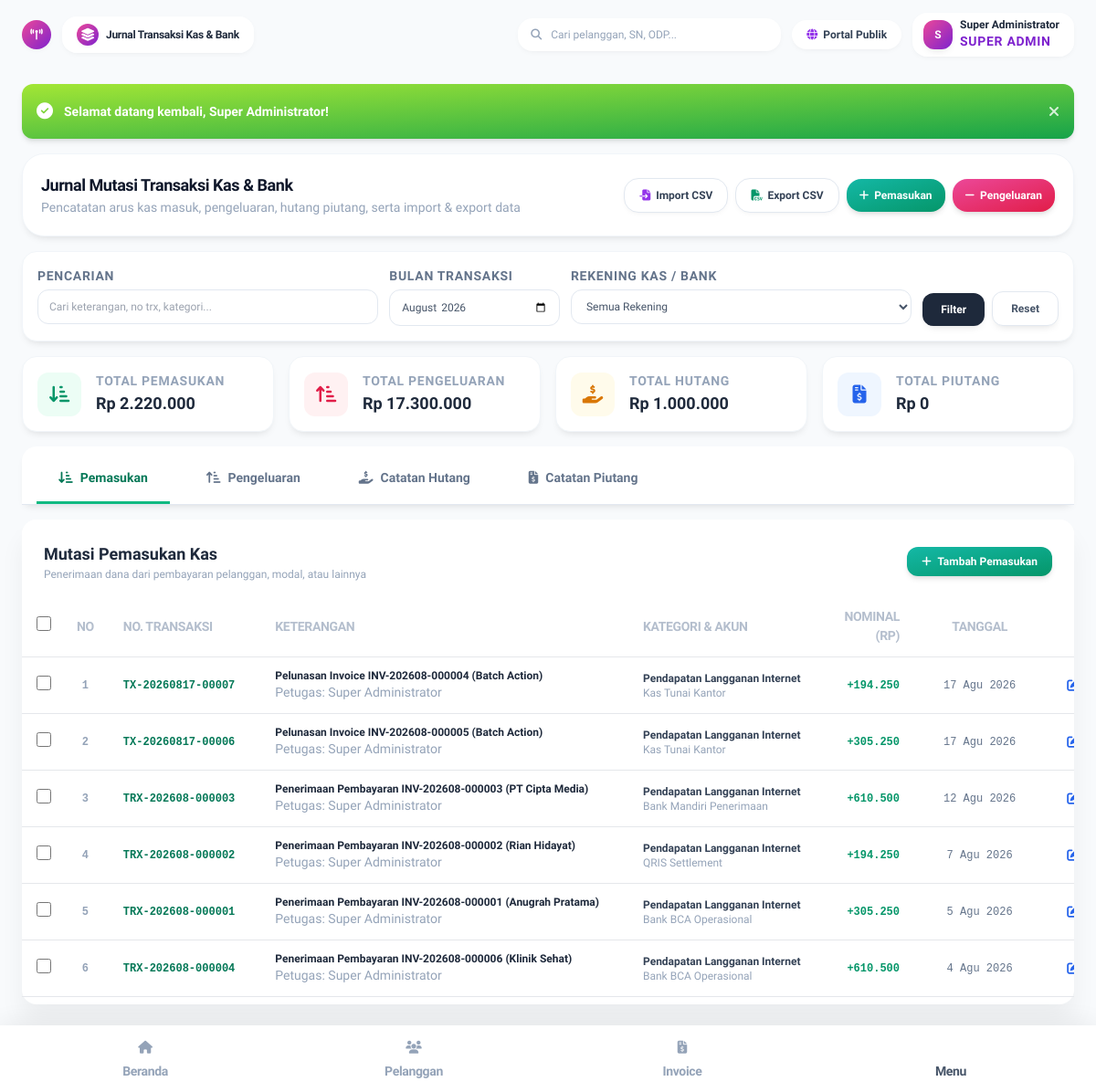
The app's page /index.php?page=transactions (signed in) with its own data.
### tables this page shows
CREATE TABLE finance_transactions (
    id INTEGER PRIMARY KEY AUTOINCREMENT,
    transaction_no TEXT NOT NULL UNIQUE,
    transaction_date DATE NOT NULL,
    account_id INTEGER NOT NULL,
    category_id INTEGER NOT NULL,
    type TEXT NOT NULL, -- income, expense, transfer, adjustment
    amount INTEGER NOT NULL DEFAULT 0,
    description TEXT NOT NULL,
    reference_type TEXT, -- invoice, payroll, rab, inventory, manual
    reference_id INTEGER,
    attachment TEXT,
    created_by INTEGER,
    created_at DATETIME DEFAULT CURRENT_TIMESTAMP,
    FOREIGN KEY (account_id) REFERENCES finance_accounts(id),
    FOREIGN KEY (category_id) REFERENCES finance_categories(id),
    FOREIGN KEY (created_by) REFERENCES users(id) ON DELETE SET NULL
);

CREATE TABLE users (
    id INTEGER PRIMARY KEY AUTOINCREMENT,
    role_id INTEGER NOT NULL,
    name TEXT NOT NULL,
    username TEXT NOT NULL UNIQUE,
    email TEXT NOT NULL UNIQUE,
    phone TEXT,
    password TEXT NOT NULL,
    status TEXT NOT NULL DEFAULT 'active', -- active, inactive, suspended
    avatar TEXT,
    last_login DATETIME,
    created_at DATETIME DEFAULT CURRENT_TIMESTAMP,
    updated_at DATETIME DEFAULT CURRENT_TIMESTAMP, pic_id INTEGER DEFAULT NULL,
    FOREIGN KEY (role_id) REFERENCES roles(id)
);

CREATE TABLE finance_categories (
    id INTEGER PRIMARY KEY AUTOINCREMENT,
    name TEXT NOT NULL,
    type TEXT NOT NULL, -- income, expense
    description TEXT,
    created_at DATETIME DEFAULT CURRENT_TIMESTAMP
);

CREATE TABLE finance_accounts (
    id INTEGER PRIMARY KEY AUTOINCREMENT,
    account_name TEXT NOT NULL,
    account_type TEXT NOT NULL DEFAULT 'bank', -- cash, bank, qris, gateway
    bank_name TEXT,
    account_number TEXT,
    opening_balance INTEGER NOT NULL DEFAULT 0,
    current_balance INTEGER NOT NULL DEFAULT 0,
    status TEXT NOT NULL DEFAULT 'active',
    created_at DATETIME DEFAULT CURRENT_TIMESTAMP
);

### app/Views/finance/transactions.php (the view, shortened to what the rows shown need)
<?php
$incomes = array_filter($transactions, fn($t) => $t['type'] === 'income');
$debts = array_filter($transactions, fn($t) => $t['type'] === 'debt');
$totalDebt = array_reduce($debts, fn($sum, $t) => $sum + $t['amount'], 0);
?>
<div class="w-full space-y-4">
  <div class="grid grid-cols-1 sm:grid-cols-4 gap-4">
    <div class="bg-white p-4 rounded-2xl border border-slate-100 shadow-soft-sm flex items-center gap-4">
      <div>
        <p class="text-3xs font-bold text-slate-400 uppercase tracking-wider">Total Hutang</p>
        <h4 class="text-lg font-black text-slate-800">Rp <?php echo Helper::formatRupiah($totalDebt, false); ?></h4>
      </div>
    </div>
  </div>
  <div id="tab-income" class="flex flex-wrap -mx-3 transition-opacity duration-300">
    <div class="w-full max-w-full px-3">
      <div class="relative flex flex-col min-w-0 break-words bg-white shadow-soft-xl rounded-2xl bg-clip-border">
        <div class="flex-auto px-0 pt-4 pb-2">
          <div class="p-0 overflow-x-auto">
            <table class="items-center w-full mb-0 align-top border-gray-200 text-slate-500">
              <thead class="align-bottom">
                <tr>
                  <th class="w-10 px-4 py-3 text-center align-middle bg-transparent border-b border-gray-200 text-2xs">
                    <input type="checkbox" onchange="toggleSelectAllTrx(this, 'income')" class="w-4 h-4 text-purple-600 bg-gray-100 border-gray-300 rounded focus:ring-purple-500 cursor-pointer">
                  </th>
                  <th class="w-12 px-3 py-3 font-bold text-center uppercase align-middle bg-transparent border-b border-gray-200 text-2xs tracking-tight text-slate-400 opacity-70">No</th>
                  <th class="px-5 py-3 font-bold text-left uppercase align-middle bg-transparent border-b border-gray-200 text-2xs tracking-tight text-slate-400 opacity-70">No. Transaksi</th>
                  <th class="px-6 py-3 font-bold text-left uppercase align-middle bg-transparent border-b border-gray-200 text-2xs tracking-tight text-slate-400 opacity-70">Keterangan</th>
                  <th class="px-6 py-3 font-bold text-left uppercase align-middle bg-transparent border-b border-gray-200 text-2xs tracking-tight text-slate-400 opacity-70">Kategori & Akun</th>
                  <th class="px-6 py-3 font-bold text-right uppercase align-middle bg-transparent border-b border-gray-200 text-2xs tracking-tight text-slate-400 opacity-70">Nominal (Rp)</th>
                  <th class="px-6 py-3 font-bold text-center uppercase align-middle bg-transparent border-b border-gray-200 text-2xs tracking-tight text-slate-400 opacity-70">Tanggal</th>
                  <th class="px-6 py-3 font-bold text-center uppercase align-middle bg-transparent border-b border-gray-200 text-2xs tracking-tight text-slate-400 opacity-70">Aksi</th>
                </tr>
              </thead>
              <tbody>
                <?php if(empty($incomes)): ?>
                  <tr><td colspan="8" class="p-6 text-center text-slate-400">Belum ada transaksi pemasukan.</td></tr>
                <?php else: $noInc = 1; foreach ($incomes as $t): ?>
                <tr class="hover:bg-slate-50/50">
                  <td class="p-3 text-center align-middle bg-transparent border-b">
                    <input type="checkbox" name="trx_ids[]" value="<?php echo $t['id']; ?>" class="trx-checkbox trx-checkbox-income w-4 h-4 text-purple-600 bg-gray-100 border-gray-300 rounded focus:ring-purple-500 cursor-pointer" onchange="updateSelectedTrxCount()">
                  </td>
                  <td class="p-3 text-center align-middle bg-transparent border-b text-xs font-bold text-slate-400 font-mono">
                    <?php echo $noInc++; ?>
                  </td>
                  <td class="p-3 px-5 align-middle bg-transparent border-b whitespace-nowrap text-xs font-mono font-bold text-emerald-700">
                    <?php echo Helper::e($t['transaction_no']); ?>
                  </td>
                  <td class="p-3 px-6 align-middle bg-transparent border-b whitespace-nowrap">
                    <span class="text-xs font-bold text-slate-800 block max-w-sm truncate"><?php echo Helper::e($t['description']); ?></span>
                    <span class="text-2xs text-slate-400">Petugas: <?php echo Helper::e($t['creator_name'] ?? 'System'); ?></span>
                  </td>
                  <td class="p-3 px-6 align-middle bg-transparent border-b whitespace-nowrap text-xs">
                    <span class="font-semibold text-slate-700 block"><?php echo Helper::e($t['category_name']); ?></span>
                    <span class="text-2xs text-slate-400"><?php echo Helper::e($t['account_name']); ?></span>
                  </td>
                  <td class="p-3 px-6 text-right align-middle bg-transparent border-b whitespace-nowrap text-xs font-bold font-mono text-emerald-600">
                    +<?php echo Helper::formatRupiah($t['amount'], false); ?>
                  </td>
                  <td class="p-3 px-6 text-center align-middle bg-transparent border-b whitespace-nowrap text-xs font-mono">
                    <?php echo Helper::formatDate($t['transaction_date']); ?>
                  </td>
                  <td class="p-3 px-6 text-center align-middle bg-transparent border-b whitespace-nowrap">
                    <div class="flex items-center justify-center gap-1.5">
                      <button type="button" onclick='openEditTrxModal(<?php echo htmlspecialchars(json_encode($t), ENT_QUOTES, "UTF-8"); ?>)' class="px-2 py-1 text-blue-600 hover:bg-blue-50 rounded-lg transition-colors"><i class="fa-solid fa-pen-to-square"></i></button>
                    </div>
                  </td>
                </tr>
                <?php endforeach; endif; ?>
              </tbody>
            </table>
          </div>
        </div>
      </div>
    </div>
  </div>
</div>

### records on screen
finance_transactions: amount "1.000.000"
finance_transactions: transaction_no "TX-20260817-00007", description "Pelunasan Invoice INV-202608-000004 (Batch Action)", created_by.name "Super Administrator", category.name "Pendapatan Langganan Internet", account.account_name "Kas Tunai Kantor", amount "194.250", transaction_date "17 Agu 2026"
finance_transactions: transaction_no "TX-20260817-00006", description "Pelunasan Invoice INV-202608-000005 (Batch Action)", created_by.name "Super Administrator", category.name "Pendapatan Langganan Internet", account.account_name "Kas Tunai Kantor", amount "305.250", transaction_date "17 Agu 2026"
finance_transactions: transaction_no "TRX-202608-000003", description "Penerimaan Pembayaran INV-202608-000003 (PT Cipta Media)", created_by.name "Super Administrator", category.name "Pendapatan Langganan Internet", account.account_name "Bank Mandiri Penerimaan", amount "610.500", transaction_date "12 Agu 2026"
finance_transactions: transaction_no "TRX-202608-000002", description "Penerimaan Pembayaran INV-202608-000002 (Rian Hidayat)", created_by.name "Super Administrator", category.name "Pendapatan Langganan Internet", account.account_name "QRIS Settlement", amount "194.250", transaction_date "7 Agu 2026"
finance_transactions: transaction_no "TRX-202608-000001", description "Penerimaan Pembayaran INV-202608-000001 (Anugrah Pratama)", created_by.name "Super Administrator", category.name "Pendapatan Langganan Internet", account.account_name "Bank BCA Operasional", amount "305.250", transaction_date "5 Agu 2026"
finance_transactions: transaction_no "TRX-202608-000004", description "Penerimaan Pembayaran INV-202608-000006 (Klinik Sehat)", created_by.name "Super Administrator", category.name "Pendapatan Langganan Internet", account.account_name "Bank BCA Operasional", amount "610.500", transaction_date "4 Agu 2026"

### other values on screen
Helper::e($pageTitle) "Jurnal Transaksi Kas & Bank"
substr($user['name'] ?? 'A', 0, 1) "S"
Helper::e($user['name'] ?? 'Admin') "Super Administrator"
Helper::e($message) "Selamat datang kembali, Super Administrator!"
Helper::formatRupiah($totalIncome, false) "2.220.000"
Helper::formatRupiah($totalExpense, false) "17.300.000"
Helper::formatRupiah($totalReceivables, false) "0"
$label "Beranda Pelanggan Invoice"
